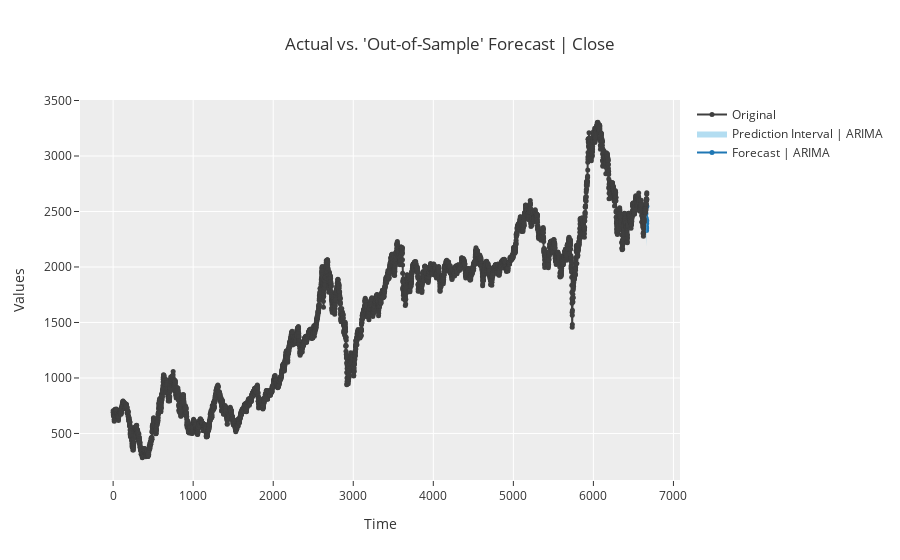

The cell this chart's notebook holds for it:
### Code cell
create_save_model('^KS11')

### Figure 1 — Plotly figure (JSON) as saved in the notebook; plotly's stock layout.template omitted (floating-point values rounded to 4 significant figures; data arrays with more than 128 entries replaced by an {"elided": "..."} marker saying what was removed)
{"data": [{"line": {"color": "#1f77b4"}, "marker": {"size": 5}, "mode": "lines+markers", "name": "Forecast | ARIMA", "showlegend": true, "type": "scatter", "x": [6655, 6656, 6657, 6658, 6659, 6660, 6661, 6662, 6663, 6664, 6665, 6666, 6667, 6668], "y": [2528.0, 2479.0, 2435.0, 2415.0, 2441.0, 2419.0, 2353.0, 2356.0, 2362.0, 2328.0, 2351.0, 2391.0, 2416.0, 2548.0]}, {"line": {"width": 0}, "marker": {"color": "#68BBE3"}, "mode": "lines", "name": "Lower Interval", "showlegend": false, "type": "scatter", "x": [6655, 6656, 6657, 6658, 6659, 6660, 6661, 6662, 6663, 6664, 6665, 6666, 6667, 6668], "y": [2476.0, 2407.0, 2348.0, 2317.0, 2332.0, 2302.0, 2228.0, 2224.0, 2225.0, 2185.0, 2203.0, 2239.0, 2259.0, 2388.0]}, {"fill": "tonexty", "fillcolor": "rgba(104,187,227,0.5)", "line": {"width": 0}, "marker": {"color": "#68BBE3"}, "mode": "lines", "name": "Prediction Interval | ARIMA", "showlegend": true, "type": "scatter", "x": [6655, 6656, 6657, 6658, 6659, 6660, 6661, 6662, 6663, 6664, 6665, 6666, 6667, 6668], "y": [2579.0, 2551.0, 2522.0, 2514.0, 2549.0, 2536.0, 2478.0, 2487.0, 2500.0, 2471.0, 2498.0, 2543.0, 2572.0, 2708.0]}, {"marker": {"color": "#3f3f3f", "size": 5}, "mode": "lines+markers", "name": "Original", "showlegend": true, "type": "scatter", "x": {"elided": "6669 int values"}, "y": {"elided": "6669 float values"}}], "layout": {"showlegend": true, "title": {"text": "Actual vs. 'Out-of-Sample' Forecast | Close"}, "xaxis": {"title": {"text": "Time"}}, "yaxis": {"title": {"text": "Values"}}}}
